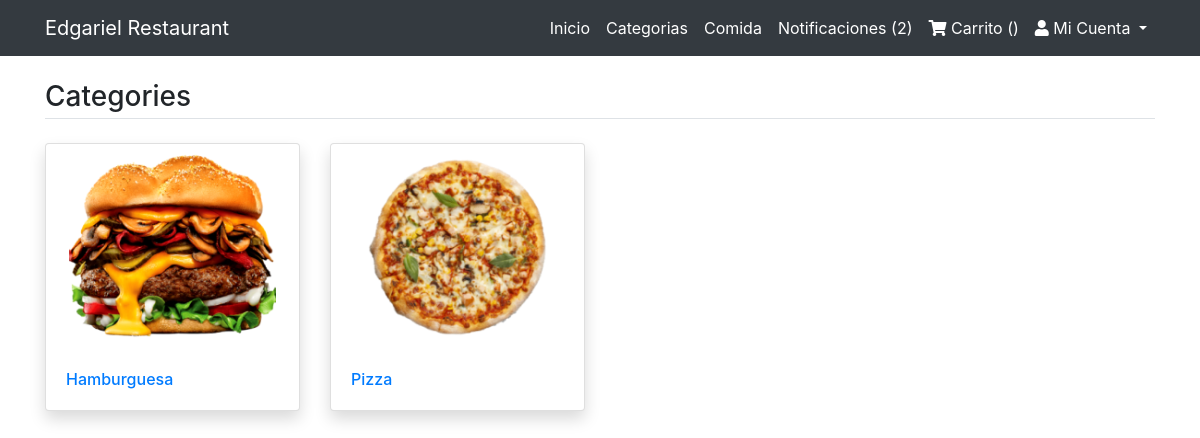
Screenshot of /category-list with the database file from the repository.
### main/models.py (models this page shows, shortened)
class Category(models.Model):
    name = models.CharField(max_length=100)
    image = models.ImageField(upload_to="cat_imgs/") #gotta install pillow, pip install pillow
    class Meta:
        verbose_name_plural = 'Categories'

### main/views.py (the view)
# urls.py: path('category-list', views.category_list, name='category-list'),
def category_list(request):
    category=Category.objects.all().order_by('id')
    return render(request, 'main/category-list.html', {'category':category})

### main/templates/main/category-list.html
{% extends 'main/base.html' %}
{% load static %}
{% block content %}
<main class="container my-4">
	<h3 class="my-4 border-bottom pb-1">Categories</h3>
	<div class="row">
        {% if category %}
        {% for cat in category %}
			<div class="col-md-3 mb-4">
				<div class="card shadow">
				<a href="{% url 'category-dish-list' cat.id %}"><img src="/media/{{cat.image}}" class="card-img-top" alt="{{cat.name}}" /></a>
				<div class="card-body">
					<h6 class="card-text"><a href="#">{{cat.name}}</a></h6>
				</div>
				</div>
			</div>
            {% endfor %}
        {% endif %}
	</div>
</main>
{% endblock %}

### rows the page displays
Category: image (picture), name "Hamburguesa"
Category: image (picture), name "Pizza"
